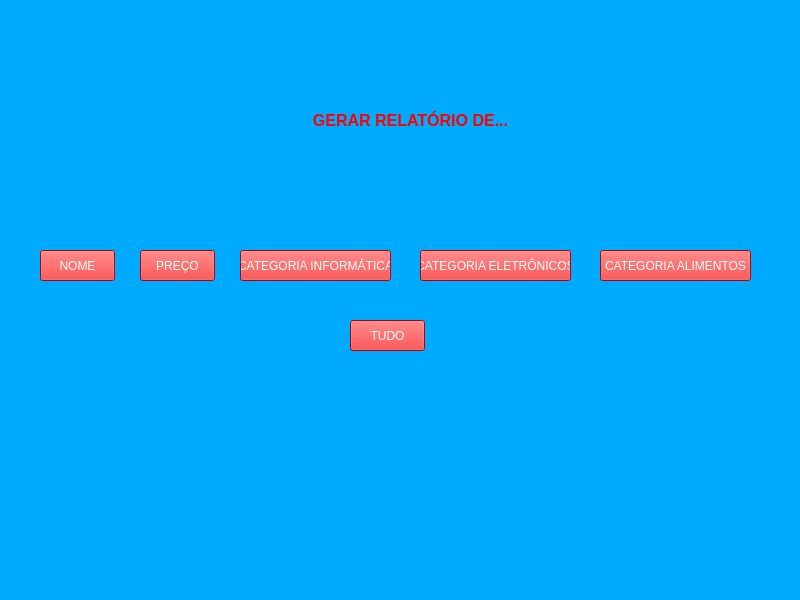
<?xml version="1.0" encoding="UTF-8"?>
<ui version="4.0">
 <class>MainWindow</class>
 <widget class="QMainWindow" name="MainWindow">
  <property name="geometry">
   <rect>
    <x>0</x>
    <y>0</y>
    <width>800</width>
    <height>600</height>
   </rect>
  </property>
  <property name="windowTitle">
   <string>Gerar Relatório</string>
  </property>
  <property name="styleSheet">
   <string notr="true">background-color: rgb(0, 170, 255);</string>
  </property>
  <widget class="QWidget" name="centralwidget">
   <widget class="QLabel" name="label">
    <property name="geometry">
     <rect>
      <x>290</x>
      <y>110</y>
      <width>241</width>
      <height>21</height>
     </rect>
    </property>
    <property name="font">
     <font>
      <pointsize>12</pointsize>
      <weight>75</weight>
      <bold>true</bold>
     </font>
    </property>
    <property name="styleSheet">
     <string notr="true">color: rgb(255, 0, 0);</string>
    </property>
    <property name="text">
     <string>&lt;html&gt;&lt;head/&gt;&lt;body&gt;&lt;p&gt;GERAR RELATÓRIO DE...&lt;/p&gt;&lt;/body&gt;&lt;/html&gt;</string>
    </property>
    <property name="alignment">
     <set>Qt::AlignCenter</set>
    </property>
   </widget>
   <widget class="QPushButton" name="pushButton">
    <property name="geometry">
     <rect>
      <x>40</x>
      <y>250</y>
      <width>75</width>
      <height>31</height>
     </rect>
    </property>
    <property name="styleSheet">
     <string notr="true">color: rgb(255, 255, 255);
background-color: rgb(255, 0, 0);</string>
    </property>
    <property name="text">
     <string>NOME</string>
    </property>
   </widget>
   <widget class="QPushButton" name="pushButton_2">
    <property name="geometry">
     <rect>
      <x>140</x>
      <y>250</y>
      <width>75</width>
      <height>31</height>
     </rect>
    </property>
    <property name="styleSheet">
     <string notr="true">color: rgb(255, 255, 255);
background-color: rgb(255, 0, 0);</string>
    </property>
    <property name="text">
     <string>PREÇO</string>
    </property>
   </widget>
   <widget class="QPushButton" name="pushButton_3">
    <property name="geometry">
     <rect>
      <x>240</x>
      <y>250</y>
      <width>151</width>
      <height>31</height>
     </rect>
    </property>
    <property name="styleSheet">
     <string notr="true">color: rgb(255, 255, 255);
background-color: rgb(255, 0, 0);
;</string>
    </property>
    <property name="text">
     <string>CATEGORIA INFORMÁTICA</string>
    </property>
   </widget>
   <widget class="QPushButton" name="pushButton_4">
    <property name="geometry">
     <rect>
      <x>600</x>
      <y>250</y>
      <width>151</width>
      <height>31</height>
     </rect>
    </property>
    <property name="styleSheet">
     <string notr="true">background-color: rgb(255, 0, 0);
color: rgb(255, 255, 255);</string>
    </property>
    <property name="text">
     <string>CATEGORIA ALIMENTOS</string>
    </property>
   </widget>
   <widget class="QPushButton" name="pushButton_5">
    <property name="geometry">
     <rect>
      <x>420</x>
      <y>250</y>
      <width>151</width>
      <height>31</height>
     </rect>
    </property>
    <property name="styleSheet">
     <string notr="true">color: rgb(255, 255, 255);
background-color: rgb(255, 0, 0);</string>
    </property>
    <property name="text">
     <string>CATEGORIA ELETRÔNICOS</string>
    </property>
   </widget>
   <widget class="QPushButton" name="pushButton_6">
    <property name="geometry">
     <rect>
      <x>350</x>
      <y>320</y>
      <width>75</width>
      <height>31</height>
     </rect>
    </property>
    <property name="styleSheet">
     <string notr="true">background-color: rgb(255, 0, 0);
color: rgb(255, 255, 255);</string>
    </property>
    <property name="text">
     <string>TUDO</string>
    </property>
   </widget>
  </widget>
  <widget class="QStatusBar" name="statusbar"/>
 </widget>
 <resources/>
 <connections/>
</ui>
